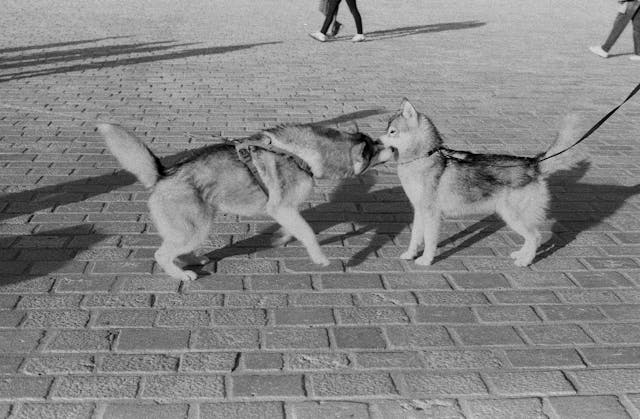
#> input picture images/dog.jpg, 640 x 419 px
$ jupyter execute '05_ blur_binarization.ipynb'
#> lines starting #> are read from the running program, lines starting #| are printed output that depends on the picture; after the words box and inside, x2 and y2 are one past the last pixel; in counts of white or black regions, pixels touching at a corner belong together
# 05. 블러와 이진화

[cell 1]
import cv2 as cv
import numpy as np
DOG_PATH = "../images/dog.jpg"
BOOK_PATH = "../images/book.jpg"

## 5-1. 블러
- 이미지를 흐리게 하는 효과
- ```cv2.blur(img, kernel)``` : 단순 평균 방식
    - kernel : 블러값을 계산하기 위한 영역
- ```cv2.GaussianBlur(img, kernel, 표준편차)``` : 가우시안 평균 방식
    - 표준편차에 0 넣으면 자동 계산
- ```cv2.medianBlur(img, kernel)``` : 중앙값 사용 방식

[cell 2]
img = cv.imread(DOG_PATH)
#> img is the input picture: shape (419, 640, 3); min 0, max 221, mean 133

# 평균 블러
blur_avg = cv.blur(img, (5,5))
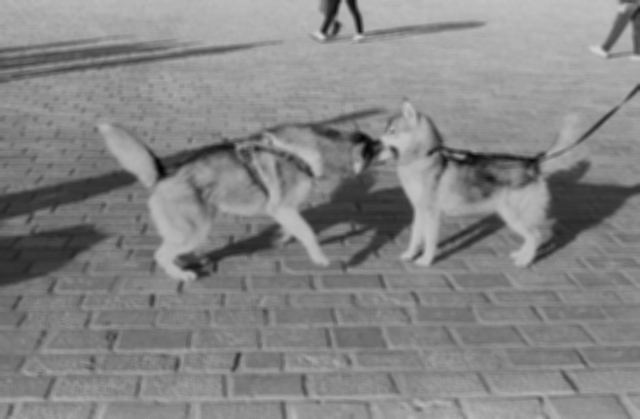
#> blur_avg: shape (419, 640, 3); min 3, max 209, mean 133

# 가우시안 블러
blur_gaussian = cv.GaussianBlur(img, (5,5), 0)

cv.imshow("Blur", blur_avg)
cv.imshow("Gaussian", blur_gaussian)

cv.waitKey(0)
cv.destroyAllWindows()
cv.waitKey(1)

[cell 3]
# 커널 사이즈 변화에 따른 차이

img = cv.imread(DOG_PATH)

kernel_3 = cv.GaussianBlur(img, (3,3), 0)
kernel_5 = cv.GaussianBlur(img, (5,5), 0)
kernel_7 = cv.GaussianBlur(img, (7,7), 0)

cv.imshow("kernel_3", kernel_3)
cv.imshow("kernel_5", kernel_5)
cv.imshow("kernel_7", kernel_7)

cv.waitKey(0)
cv.destroyAllWindows()
cv.waitKey(1)

[cell 4]
# 표준편차 변화에 따른 차이

img = cv.imread(DOG_PATH)

sigma_1 = cv.GaussianBlur(img, (0,0), 1)
sigma_2 = cv.GaussianBlur(img, (0,0), 2)
sigma_3 = cv.GaussianBlur(img, (0,0), 3)

cv.imshow("sigma_1", sigma_1)
cv.imshow("sigma_2", sigma_2)
cv.imshow("sigma_3", sigma_3)

cv.waitKey(0)
cv.destroyAllWindows()
cv.waitKey(1)

## 5-2. 이진화(Binarization)
- 특정 값을 기준으로 픽셀의 값을 0(검은색)또는 255(흰색)로 분류하는 것
- 분석을 단순화하기 위해 사용
- 특정 관심 영역을 분리하는데 용이함

### Threshold : 임계값, 문턱값
- 기준값의 역할을 함
- 빛의 밝기를 기준으로 픽셀 값을 변환
- ```cv2.threshold(img, threshold, maxValue, type)```
    - return / binary 값 반환
    - return = threshold 값
    - binary = 이미지

[cell 5]
img = cv.imread(BOOK_PATH, cv.IMREAD_GRAYSCALE)
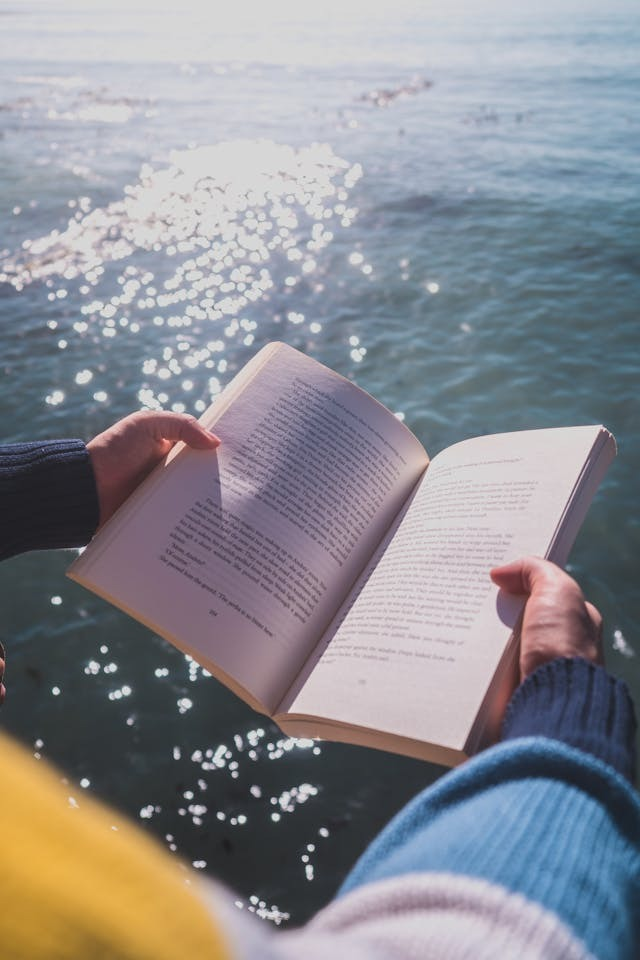
#> input picture images/book.jpg, 640 x 960 px
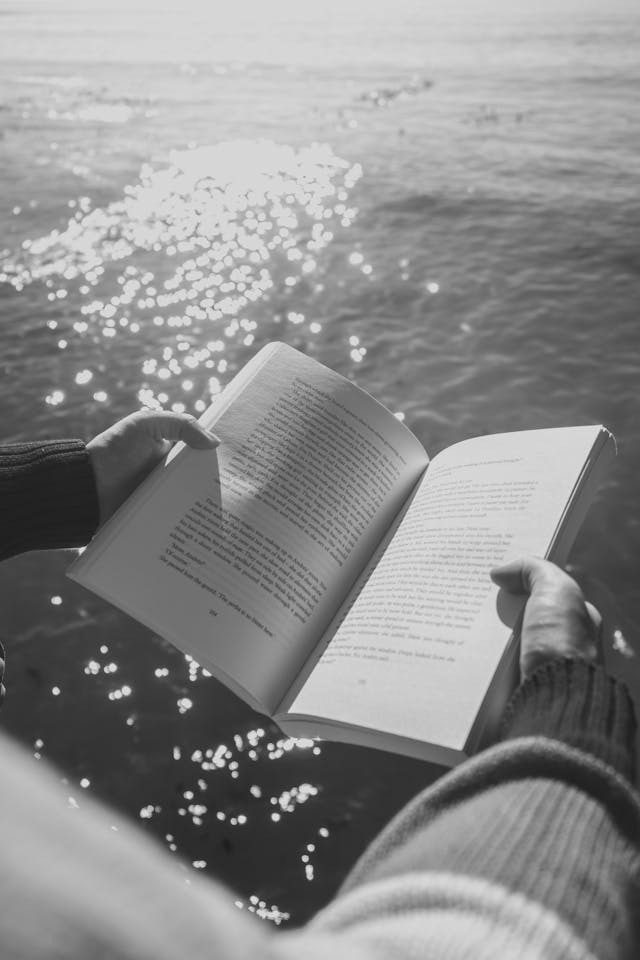
#> img: shape (960, 640); min 17, max 234, mean 140.3

ret, binary = cv.threshold(img, 127, 255, cv.THRESH_BINARY)
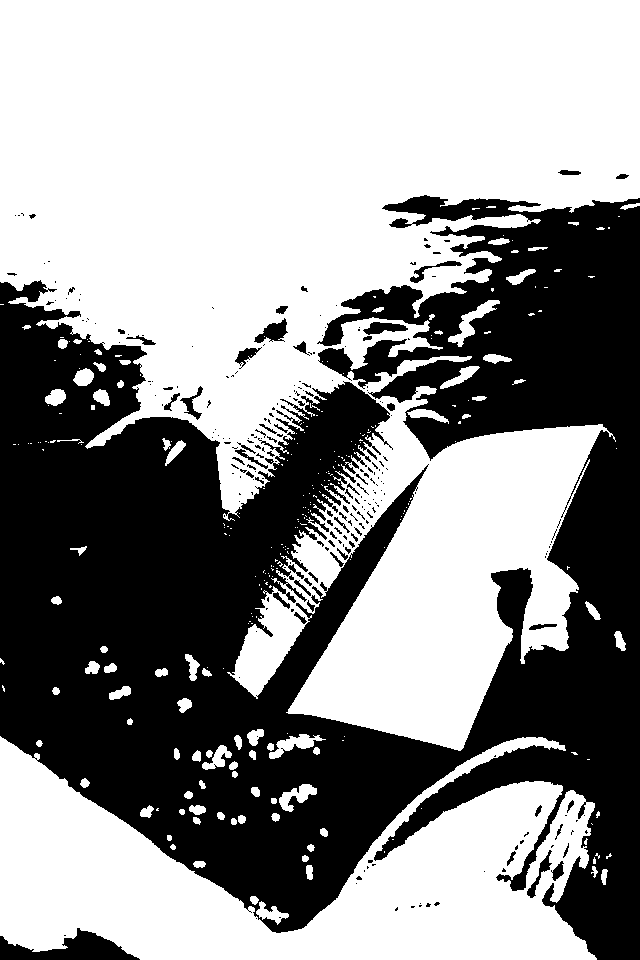
#> binary: shape (960, 640); 57.2% white; 255 black regions (190 under 20 px), largest, box (x1, y1, x2, y2) and area: (0, 195, 640, 960) 255781, (0, 928, 140, 960) 2241, (254, 318, 288, 343) 423

cv.imshow("img", img)
cv.imshow("binary", binary)

cv.waitKey(0)
cv.destroyAllWindows()
cv.waitKey(1)

### 트랙바(Track bar)
- ```cv2.createTrackbar(trackbarName, name, startValue, maxValue, callback)``` : 트랙바 생성
- ```cv2.getTrackbarPos(trackbarName, name)``` : 트랙바의 값을 가져옴

[cell 6]
img = cv.imread(BOOK_PATH, cv.IMREAD_GRAYSCALE)

# 트랙바 생성 이전에 창이 만들어져 있어야함
name = "Threshold"
cv.namedWindow(name)

# 트랙바 생성
trackbar_name = "threshold"
cv.createTrackbar(trackbar_name, name, 127, 255, lambda x:x)

while True:
    threshold = cv.getTrackbarPos(trackbar_name, name)
    ret, binary = cv.threshold(img, threshold, 255, cv.THRESH_BINARY)
#> ret = 127

    cv.imshow(name, binary)

    if cv.waitKey(1) == ord("q"):
#> (key q is pressed here)
        break

cv.destroyAllWindows()
cv.waitKey(1)

[cell 7]
img = cv.imread(DOG_PATH)

name = "Resize"
cv.namedWindow(name)

trackbar_name = "scale(%)"
cv.createTrackbar(trackbar_name, name, 100, 200, lambda x:x)

while True:
    scale = cv.getTrackbarPos(trackbar_name, name)

    if scale == 0:
        scale = 1

    width = int(img.shape[1] * scale / 100)
#> width = 640
    height = int(img.shape[0] * scale / 100)
#> height = 419
    resized = cv.resize(img, (width, height))

    cv.imshow(name, resized)

    if cv.waitKey(1) == ord("q"):
#> (key q is pressed here)
        break

cv.destroyAllWindows()
cv.waitKey(1)

[cell 8]
# 실습2-2. 컬러 팔레트 만들기

img = np.zeros((460, 640, 3), dtype=np.uint8)

name = "COLOR"
cv.namedWindow(name)

cv.createTrackbar("B", name, 0, 255, lambda x:x)
cv.createTrackbar("G", name, 0, 255, lambda x:x)
cv.createTrackbar("R", name, 0, 255, lambda x:x)

trackbar_name = "0:OFF\n1:ON"
cv.createTrackbar(trackbar_name, name, 1, 1, lambda x:x)

while True:
    B = cv.getTrackbarPos("B", name)
    G = cv.getTrackbarPos("G", name)
    R = cv.getTrackbarPos("R", name)

    switch = cv.getTrackbarPos(trackbar_name, name)
    if switch == 1:
        img[:] = (B,G,R)

    cv.imshow(name, img)

    if cv.waitKey(1) == ord("q"):
#> (key q is pressed here)
        break

cv.destroyAllWindows()
cv.waitKey(1)

## 5-3. 적응형 이진화
- 영역별로 서로 다른 임계값을 적용하는 이진화
- ```cv2.adaptiveThreshold(img, maxValue, adaptiveMethod, thresholdType, blockSize, C)```
    - adaptiveMethod : 적응형 임계값 알고리즘
    - blockSize : 픽셀의 임계값을 계산하는 데 사용되는 픽셀 근처의 크기(1보다 큰 홀수)
    - C : 평균 또는 가중 평균에서 뺀 상수 (임계값 미세 조정)

[cell 9]
img = cv.imread(BOOK_PATH, cv.IMREAD_GRAYSCALE)

name = "Adaptive Threshold"
cv.namedWindow(name)

cv.createTrackbar("block_size", name, 25, 100, lambda x:x)
cv.createTrackbar("C", name, 1, 10, lambda x:x)

while True:
    block_size = cv.getTrackbarPos("block_size", name)
    C = cv.getTrackbarPos("C", name)

    if block_size <= 1:
        block_size = 3

    if block_size % 2 == 0:
        block_size += 1

    binary = cv.adaptiveThreshold(img, 255, cv.ADAPTIVE_THRESH_MEAN_C, cv.THRESH_BINARY, block_size, C)
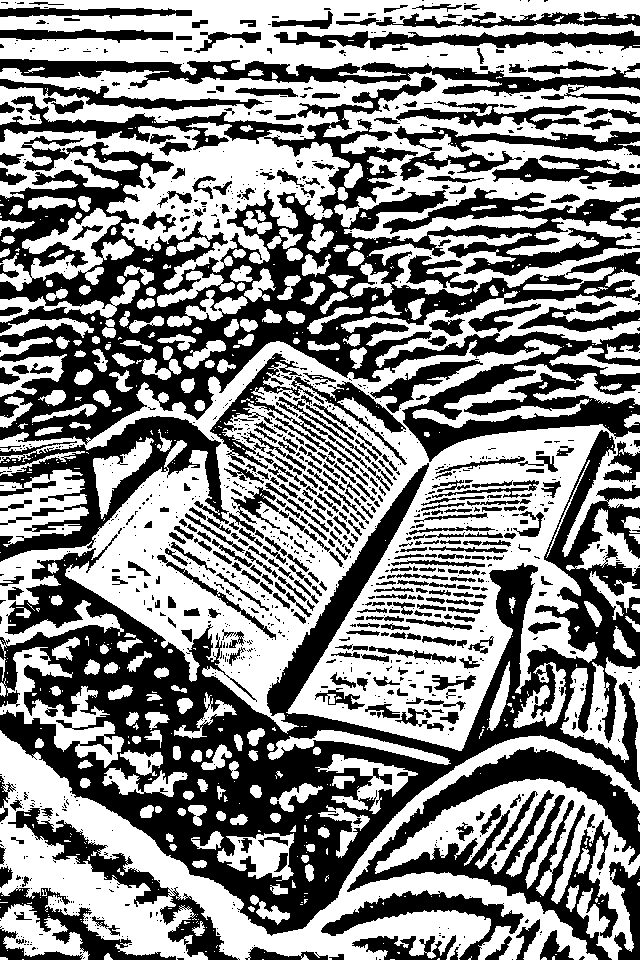
#> binary: shape (960, 640); 53.5% white; 1237 black regions (824 under 20 px), largest, box (x1, y1, x2, y2) and area: (0, 76, 640, 462) 84846, (0, 430, 640, 936) 81847, (347, 747, 640, 960) 16613

    cv.imshow(name, binary)

    if cv.waitKey(1) == ord("q"):
#> (key q is pressed here)
        break

cv.destroyAllWindows()
cv.waitKey(1)

## 5-4. 오츠 알고리즘
- 최적의 threshold를 찾는 알고리즘
- 각 그룹 내부의 분산(값의 퍼짐)을 최소화하는 임계값을 찾는 것을 목표로 함

[cell 10]
img = cv.imread(DOG_PATH, cv.IMREAD_GRAYSCALE)
#> img: shape (419, 640); min 0, max 221, mean 133

ret_1, binary = cv.threshold(img, 127, 255, cv.THRESH_BINARY)
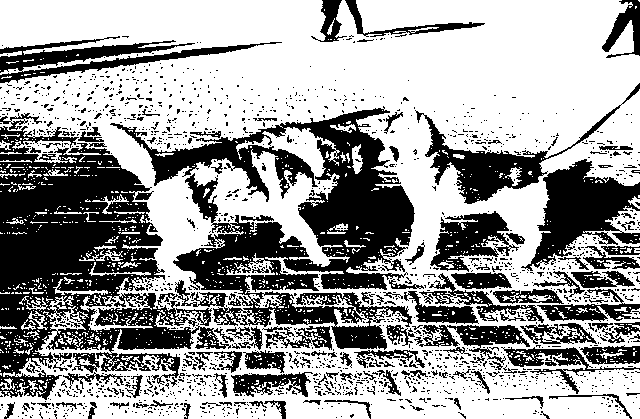
#> binary: shape (419, 640); 61.9% white; 1698 black regions (1547 under 20 px), largest, box (x1, y1, x2, y2) and area: (0, 126, 231, 400) 28377, (110, 106, 415, 350) 27439, (521, 159, 640, 271) 6076
ret_2, otsu = cv.threshold(img, -1, 255, cv.THRESH_BINARY | cv.THRESH_OTSU)
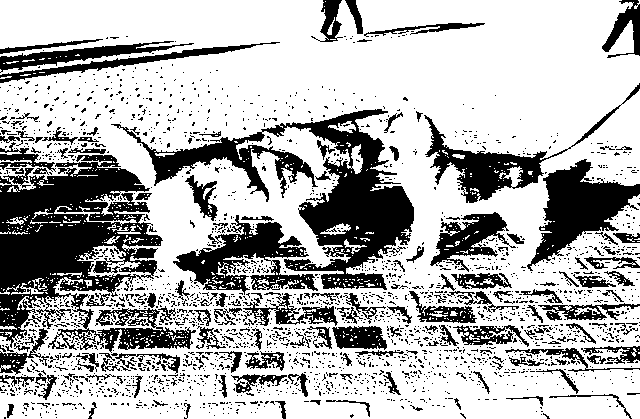
#> otsu: shape (419, 640); 70.1% white; 2248 black regions (2077 under 20 px), largest, box (x1, y1, x2, y2) and area: (0, 155, 196, 353) 18813, (111, 109, 414, 290) 13998, (527, 159, 640, 271) 5231
#> ret_2 = 120

print(ret_1, ret_2)
#| 127.0 120.0

cv.imshow("img", binary)
cv.imshow("otsu", otsu)

cv.waitKey(0)
cv.destroyAllWindows()
cv.waitKey(1)
